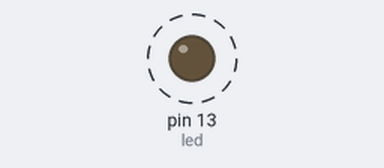
This sketch was run on a simulated Arduino Uno, built with avr-gcc and run on an emulated ATmega328P. On the bench: output pins drawn as LEDs (lit = HIGH). Dashed ring = blinking. What the sketch prints to the serial monitor is not drawn.

Above: at 0.05 s.
Timing chart, 0 to 3.0 s (numbered marks = the images above):
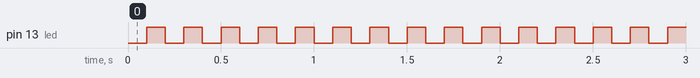

The sketch:

projeto01.ino
```cpp
int i=65, led=13;


void setup() {
  // put your setup code here, to run once:
  Serial.begin(9600);
  pinMode(led,OUTPUT);
}

void loop() {
  // put your main code here, to run repeatedly:
  Serial.write (i);
  if (i%2 == 0) {
    digitalWrite(led, HIGH);
  }
  else
  {
   digitalWrite(led, LOW);
    }
  delay (100);
  i ++;
  if (i > 90) {
    i = 65;
  }
  Serial.println();
}
```

Measured:
- by itself, pin 13 (led): alternates HIGH for 0.10 s and LOW for 0.10 s
